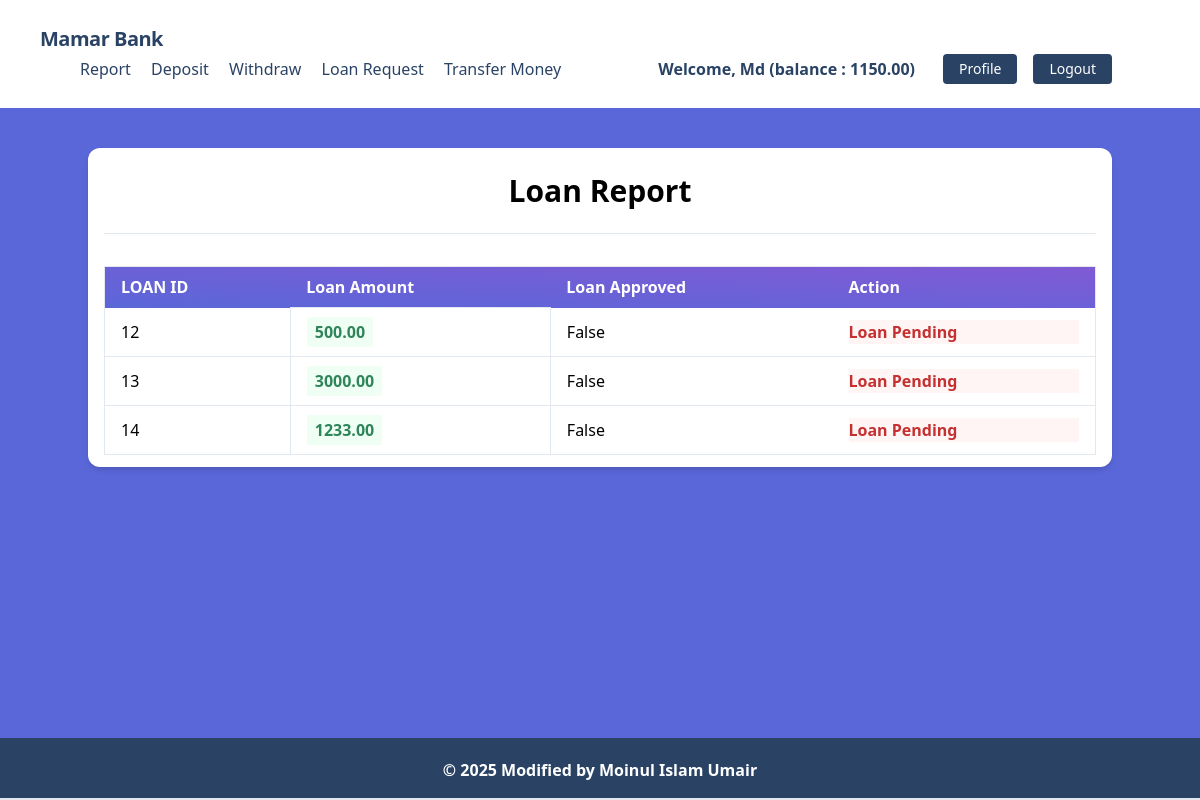
/transactions/loans/ (signed in), run on the app's committed database.
### accounts/models.py (models this page shows, shortened)
class UserBankAccount(models.Model):
    user = models.OneToOneField(User, related_name='account', on_delete=models.CASCADE)
    account_type = models.CharField(max_length=10, choices=ACCOUNT_TYPE)
    account_no = models.IntegerField(unique=True)
    birth_day = models.DateTimeField(null=True, blank=True)
    gender = models.CharField(max_length=10, choices=GENDER_TYPE)
    initial_deposit_date = models.DateField(auto_now_add=True)
    balance = models.DecimalField(default=0, max_digits=12, decimal_places=2)
    is_bankrupt = models.BooleanField(default=False)

### transactions/models.py (models this page shows)
class Transaction(models.Model):
    account = models.ForeignKey(UserBankAccount, related_name = 'transactions', on_delete = models.CASCADE)
    amount = models.DecimalField(decimal_places=2, max_digits = 12)
    balance_after_transaction = models.DecimalField(decimal_places=2, max_digits = 12)
    transaction_type = models.IntegerField(choices=TRANSACTION_TYPE, null = True)
    timestamp = models.DateTimeField(auto_now_add=True)
    loan_approve = models.BooleanField(default=False)
    class Meta:
        ordering = ['timestamp']

### transactions/views.py (the view)
# urls.py: path("loans/", LoanListView.as_view(), name="loan_list"),
class LoanListView(LoginRequiredMixin,ListView):
    model = Transaction
    template_name = 'transactions/loan_request.html'
    context_object_name = 'loans'
    def get_queryset(self):
        user_account = self.request.user.account
        queryset = Transaction.objects.filter(account=user_account,transaction_type=3)
        print(queryset)
        return queryset

### transactions/templates/transactions/loan_request.html (shortened to what this page needs)
{% extends 'base.html' %}
{% block content %}
<div class="my-10 py-3 px-4 bg-white rounded-xl shadow-md">
  <h1 class="font-bold text-3xl text-center pb-5 pt-2">Loan Report</h1>
  <hr />
  <table
    class="table-auto mx-auto w-full px-5 rounded-xl mt-8 border dark:border-neutral-500"
  >
    <thead class="bg-purple-900 text-white text-left">
      <tr
        class="bg-gradient-to-tr from-indigo-600 to-purple-600 rounded-md py-2 px-4 text-white font-bold"
      >
        <th class="px-4 py-2">LOAN ID</th>
        <th class="px-4 py-2">Loan Amount</th>
        <th class="px-4 py-2">Loan Approved</th>
        <th class="px-4 py-2">Action</th>
      </tr>
    </thead>
    <tbody>
      {% for loan in loans %}
      <tr class="border-b dark:border-neutral-500">
        <td class="px-4 py-2">
         {{ loan.id }}
        </td>
        <td class="px-4 py-3 text-s border">
          <span
            class="px-2 py-1 font-bold leading-tight rounded-sm text-green-700 bg-green-100"
          >
            {{ loan.amount }}
          </span>
        </td>
        <td class="px-4 py-2">
          {{ loan.loan_approve }}
        </td>
        <td class="px-4 py-2">
          {% if loan.loan_approve %}
          <a class="f-bold bg-red-900 text-white hover:text-blue-900 hover:bg-white border border-blue-900 font-bold px-4 py-2 rounded-lg" href='{% url "pay" loan.id %}'>Pay</a>
          {% else %}
          <p class="font-bold text-red-700 bg-red-100">Loan Pending</p>
          {% endif %}
        </td>
      </tr>
      {% endfor %}
    </tbody>
  </table>
</div>
{% endblock %}

### core/templates/base.html (shortened to what this page needs)
{% load static %}
<!DOCTYPE html>
<html lang="en">
    <head>
        <link href="https://unpkg.com/tailwindcss@^1.0/dist/tailwind.min.css" rel="stylesheet">
    </head>
    <body class="bg-indigo-600">
        {% include 'navbar.html' %}
        {% block body %}
            <div class="lg:container lg:mx-auto" id="main">
                {% block content %}
                {% endblock %}
            </div>
            {% include 'footer.html' %}
        {% endblock %}
    </body>
</html>

### core/templates/navbar.html (shortened to what this page needs)
<nav class="flex items-center justify-between flex-wrap bg-white p-6 px-10">
    <div class="flex items-center flex-shrink-0 text-white mr-6">
        <span class="font-semibold text-xl tracking-tight text-blue-900"><a href="/">Mamar Bank</a></span>
    </div>
    <div class="w-full block flex-grow lg:flex lg:items-center lg:w-auto px-10">
        {% if request.user.is_authenticated %}
            <div class="text-md lg:flex-grow">
                <a href="{% url 'transaction_report' %}" class="block mt-4 lg:inline-block lg:mt-0 text-blue-900 hover:text-red-900 hover:font-black mr-4">
                    Report
                </a>
                <a href="{% url 'deposit_money' %}" class="block mt-4 lg:inline-block lg:mt-0 text-blue-900 hover:text-red-900 hover:font-black mr-4">
                    Deposit
                </a>
                <a href="{% url 'withdraw_money' %}" class="block mt-4 lg:inline-block lg:mt-0 text-blue-900 hover:text-red-900 hover:font-black mr-4">
                    Withdraw
                </a>
                <a href="{% url 'loan_request' %}" class="block mt-4 lg:inline-block lg:mt-0 text-blue-900 hover:text-red-900 hover:font-black mr-4">
                    Loan Request
                </a>
                <a href="{% url 'transfer_money' %}" class="block mt-4 lg:inline-block lg:mt-0 text-blue-900 hover:text-red-900 hover:font-black mr-4">
                    Transfer Money
                </a>
            </div>
            <div class="flex w-auto">
                <div class="text-blue-900 my-auto font-black px-5">Welcome, {{ request.user.first_name }} (balance : {{request.user.account.balance}}) </div>
                <a href="{% url 'profile' %}" class="mx-2 inline-block font-medium text-sm px-4 py-2 leading-none bg-blue-900 rounded text-white border-white hover:border-transparent hover:text-dark hover:bg-red-700 mt-4 lg:mt-0">Profile</a>
                <a href="{% url 'user_logout' %}" class="mx-2 inline-block font-medium text-sm px-4 py-2 leading-none bg-blue-900 rounded text-white border-white hover:border-transparent hover:text-dark hover:bg-red-700 mt-4 lg:mt-0">Logout</a>
            </div>
        {% endif %}
    </div>
</nav>

### core/templates/footer.html
<footer class="footer bg-blue-900 text-white relative border-b-2 mt-10">
    <div class="container mx-auto px-6">
        <div class="mt-5 flex flex-col items-center">
            <div class="sm:w-2/3 text-center py-0 pb-2">
                <p class="text-md text-white font-bold mb-2">
                    © {% now "Y" %} Modified by Moinul Islam Umair
                </p>
            </div>
        </div>
    </div>
</footer>

### core/templates/base.html (style rules this page uses)
footer { position: fixed !important; bottom: 0 !important; width: 100%; }

### data on the page
Transaction: id "12", amount "500.00", loan_approve "False", shows "Loan Pending"
Transaction: id "13", amount "3000.00", loan_approve "False", shows "Loan Pending"
Transaction: id "14", amount "1233.00", loan_approve "False", shows "Loan Pending"

### other printed values
{{ request.user.first_name }} "Md"
{{ request.user.account.balance }} "1150.00"
